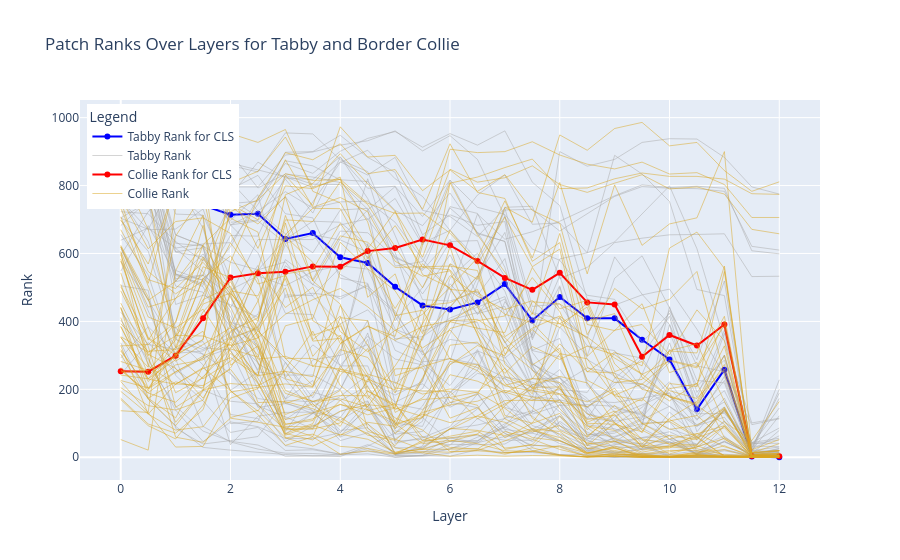

Write notebook code for a chart like this one.
### Markdown cell above
We'll see how highly each layer ranks tabby cat and Border Collie in its predictions to get a rank for each class.

### Code cell
import plotly.graph_objs as go
import numpy as np

# Initialize traces list for Plotly
traces = []

# Define colors with darker shades
colors = {
    'tabby': {'cls_color': 'rgba(0, 0, 255, 1.0)', 'patch_color': 'rgba(169, 169, 169, 0.5)'},
    'collie': {'cls_color': 'rgba(255, 0, 0, 1.0)', 'patch_color': 'rgba(218, 165, 32, 0.5)'},
}

# Data setup for each class
data_classes = [
    {'name': 'tabby', 'data': tabby_rank_formatted},
    {'name': 'collie', 'data': collie_rank_formatted},
]

# Processing both classes in a single loop
for class_info in data_classes:
    rank_data = class_info['data']
    class_name = class_info['name']
    cls_color = colors[class_name]['cls_color']
    patch_color = colors[class_name]['patch_color']

    for i, patch_data in enumerate(rank_data):
        color = cls_color if i == 0 else patch_color
        width = 2 if i == 0 else 1
        mode = 'lines+markers' if i == 0 else 'lines'
        trace = go.Scatter(
            x=np.arange(len(patch_data) * 2 + 1) / 2,
            y=patch_data,
            mode=mode,
            line=dict(color=color, width=width),
            hoverinfo='text',
            text=[f'Layer {x + 1}, Patch {i} - {class_name.capitalize()}, Rank: {y}' for x, y in enumerate(patch_data)],
            name=f'{class_name.capitalize()} Rank for CLS' if i == 0 else f'{class_name.capitalize()} Rank',
            showlegend=i < 2  # Show legend only for the first CLS and patch
        )
        traces.append(trace)

# Plotting configuration
fig = go.Figure(traces)
fig.update_layout(
    title='Patch Ranks Over Layers for Tabby and Border Collie',
    xaxis_title='Layer',
    yaxis_title='Rank',
    hovermode='closest',
    legend_title='Legend',
    legend=dict(yanchor="top", y=0.99, xanchor="left", x=0.01)
)
fig.show()
